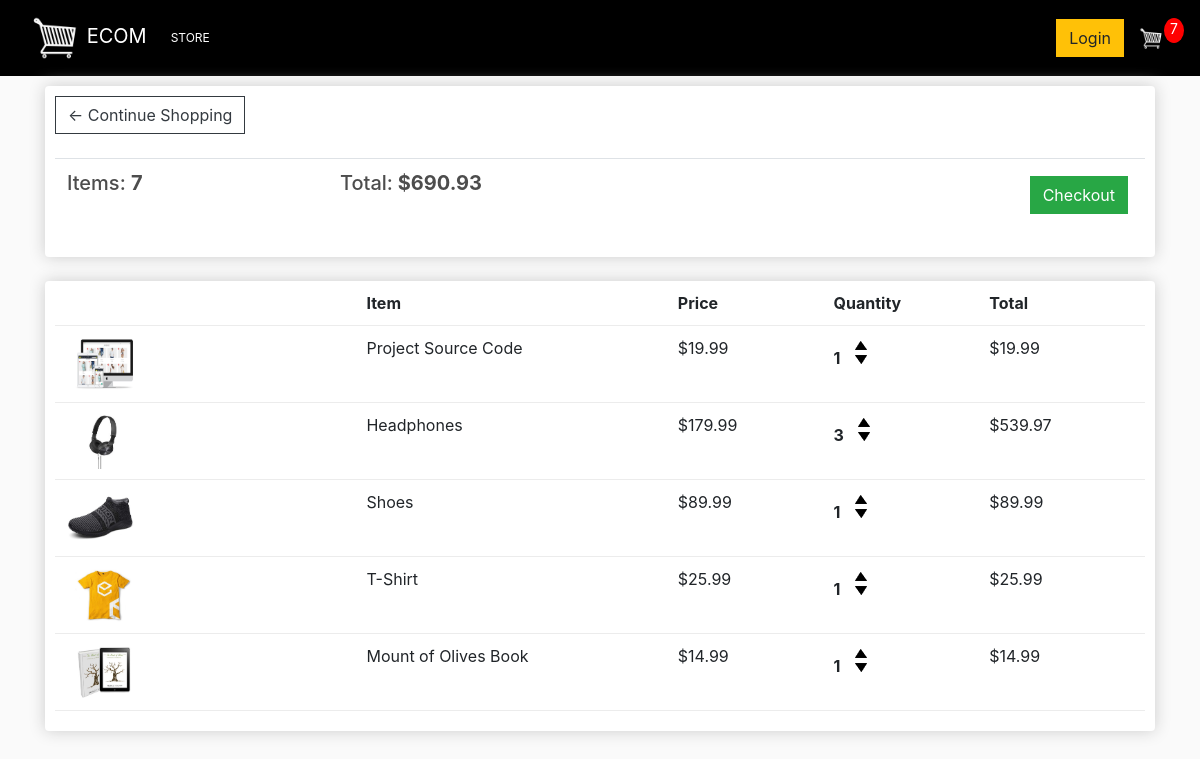
The app's page /cart/ (signed in) with its own data.
### store/models.py (models this page shows, shortened)
class Order(models.Model):
    customer = models.ForeignKey(Customer, on_delete=models.SET_NULL, null=True, blank=True)
    data_ordered = models.DateTimeField(auto_now_add=True)
    complete = models.BooleanField(default=False)
    transaction_id = models.CharField(max_length=10, null=True)
    @property
    def get_cart_total(self):
        orderitems = self.orderitem_set.all()
        total = sum([item.get_total for item in orderitems])
        return total
    @property
    def get_cart_quantity(self):
        orderitems = self.orderitem_set.all()
        total = sum([item.quantity for item in orderitems])
        return total

class OrderItem(models.Model):
    product = models.ForeignKey(Product, on_delete=models.SET_NULL, null=True)
    order = models.ForeignKey(Order, on_delete=models.SET_NULL, null=True)
    quantity = models.IntegerField(default=0, null=True, blank=False)
    date_added = models.DateTimeField(auto_now_add=True)
    @property
    def get_total(self):
        total = self.product.price * self.quantity
        return total

class Product(models.Model):
    name = models.CharField(max_length=100, null=True, blank=True)
    description = models.CharField(max_length=250, null=True, blank=True)
    price = models.DecimalField(max_digits=7, decimal_places = 2)
    digital = models.BooleanField(default=False, null=True, blank=True)
    image = models.ImageField(null=True, blank=True)
    @property
    def imageURL(self):
        try:
            url = self.image.url
        except:
            url = ''
        return url

### store/views.py (the view)
# urls.py: path('cart/', views.cart, name="cart"),
def cart(request):
	data = cartData(request)
	cartItems = data['cartItems']
	order = data['order']
	items = data['items']
	context = {'items':items, 'order':order, 'cartItems':cartItems}
	return render(request, 'store/cart.html', context)

### store/utils.py (called while the page is built)
def cartData(request):
	if request.user.is_authenticated:
		customer = request.user.customer
		order, created = Order.objects.get_or_create(customer=customer, complete=False)
		items = order.orderitem_set.all()
		cartItems = order.get_cart_quantity
	else:
		cookieData = cookieCart(request)
		cartItems = cookieData['cartItems']
		order = cookieData['order']
		items = cookieData['items']
	return {'cartItems':cartItems ,'order':order, 'items':items}

### store/templates/store/cart.html
{% extends 'store/main.html' %}
{% load static %}
{% block content %}
	<div class="row">
		<div class="col-lg-12">
			<div class="box-element">
				<a  class="btn btn-outline-dark" href="{% url 'store' %}">&#x2190; Continue Shopping</a>
				<br>
				<br>
				<table class="table">
					<tr>
						<th><h5>Items: <strong>{{order.get_cart_quantity}}</strong></h5></th>
						<th><h5>Total:<strong> ${{order.get_cart_total|floatformat:2}}</strong></h5></th>
						<th>
							<a  style="float:right; margin:5px;" class="btn btn-success" href="{% url 'checkout' %}">Checkout</a>
						</th>
					</tr>
				</table>
			</div>
			<br>
			<div class="box-element">
				<div class="cart-row">
					<div style="flex:2"></div>
					<div style="flex:2"><strong>Item</strong></div>
					<div style="flex:1"><strong>Price</strong></div>
					<div style="flex:1"><strong>Quantity</strong></div>
					<div style="flex:1"><strong>Total</strong></div>
				</div>
				{% for item in items %}
				<div class="cart-row">
					<div style="flex:2"><img class="row-image" src="{{item.product.imageURL}}"></div>
					<div style="flex:2"><p>{{item.product.name}}</p></div>
					<div style="flex:1"><p>${{item.product.price|floatformat:2}}</p></div>
					<div style="flex:1">
						<p class="quantity">{{item.quantity}}</p>
						<div class="quantity">
							<img data-product={{item.product.id}} data-action='add' class="chg-quantity update-cart" src="{% static  'images/arrow-up.png' %}">
							<img data-product={{item.product.id}} data-action='remove' class="chg-quantity update-cart" src="{% static  'images/arrow-down.png' %}">
						</div>
					</div>
					<div style="flex:1"><p>${{item.get_total|floatformat:2}}</p></div>
				</div>
				{% endfor %}
			</div>
		</div>
	</div>
{% endblock%}

### static/css/main.css (style rules this page uses)
body { background-color: hsl(0, 0%, 98%); }
h1,h2,h3,h4,h5,h6 { color:hsl(0, 0%, 30%); }
.box-element { box-shadow:hsl(0, 0%, 80%) 0 0 16px; background-color: #fff; border-radius: 4px; padding: 10px; }
.col-lg-4, .col-lg-6, .col-lg-8, .col-lg-12 { margin-top: 10px; }
.btn { border-radius: 0; }
.row-image { width: 100px; }
.cart-row { display: flex; align-items: flex-stretch; padding-bottom: 10px; margin-bottom: 10px; border-bottom: 1px solid #ececec; }
.quantity { display: inline-block; font-weight: 700; padding-right:10px; }
.chg-quantity { width: 12px; cursor: pointer; display: block; margin-top: 5px; transition:.1s; }

### records on screen
Order: get_cart_quantity "7", get_cart_total "690.93"
OrderItem: product.imageURL (picture), product.name "Project Source Code", product.price "19.99", quantity "1", get_total "19.99"
OrderItem: product.imageURL (picture), product.name "Headphones", product.price "179.99", quantity "3", get_total "539.97"
OrderItem: product.imageURL (picture), product.name "Shoes", product.price "89.99", quantity "1", get_total "89.99"
OrderItem: product.imageURL (picture), product.name "T-Shirt", product.price "25.99", quantity "1", get_total "25.99"
OrderItem: product.imageURL (picture), product.name "Mount of Olives Book", product.price "14.99", quantity "1", get_total "14.99"

### other values on screen
{{ cartItems }} "7"
